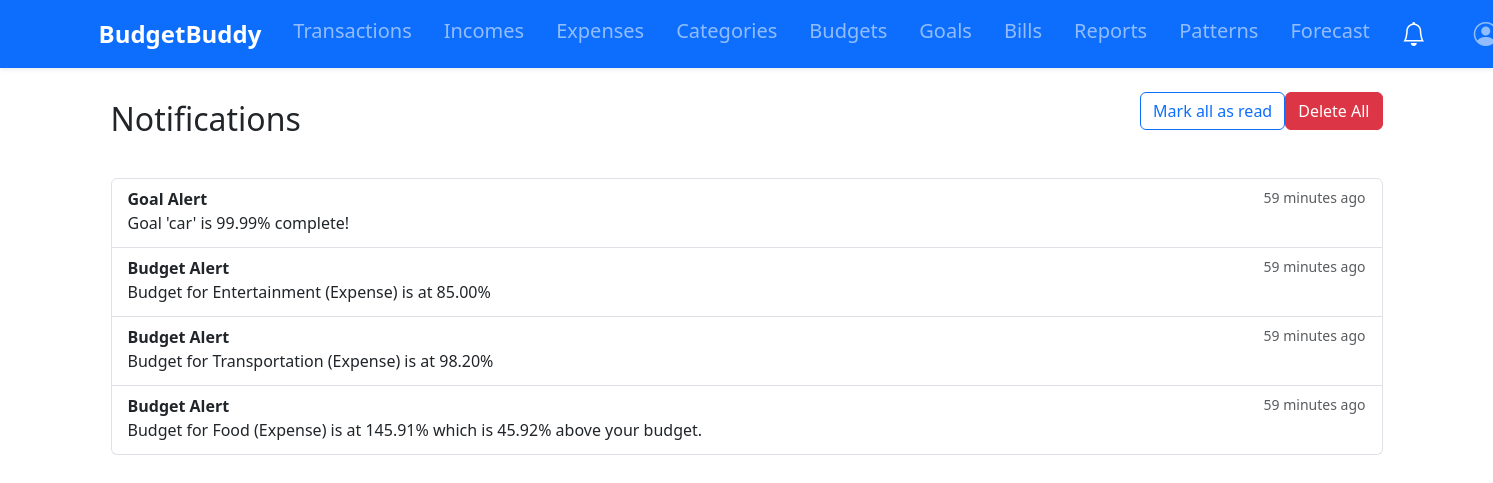
The app's page /notifications/ (signed in) with its own data.
### tracker/models.py (models this page shows)
class Notification(models.Model):
    user = models.ForeignKey(User, on_delete=models.CASCADE)
    message = models.CharField(max_length=255)
    is_read = models.BooleanField(default=False)
    created_at = models.DateTimeField(auto_now_add=True)
    notification_type = models.CharField(max_length=20, choices=[
        ('GOAL', 'Goal Alert'),
        ('BUDGET', 'Budget Alert'),
        ('BILL', 'Bill Reminder')
    ])
    last_sent = models.DateTimeField(auto_now_add=True)
    repeat_frequency = models.CharField(max_length=10, choices=[
        ('ONCE', 'Once'),
        ('DAILY', 'Daily'),
        ('WEEKLY', 'Weekly')
    ], default='ONCE')
    is_active = models.BooleanField(default=True)

### tracker/views.py (the view)
# urls.py: path('notifications/', notifications, name='notifications'),
@login_required
def notifications(request):
    if request.method == 'POST':
        pass
    check_budget_alerts(request.user)
    check_goal_alerts(request.user)
    check_bill_reminders(request.user)
    notifications = Notification.objects.filter(user=request.user).order_by('-created_at')
    unread_count = notifications.filter(is_read=False).count()
    return render(request, 'tracker/notifications.html', {
        'notifications': notifications,
        'unread_count': unread_count
    })

### tracker/context_processors.py (called while the page is built)
def notifications_count(request):
    if request.user.is_authenticated:
        return {
            'unread_notifications_count': Notification.objects.filter(
                user=request.user,
                is_read=False
            ).count()
        }
    return {'unread_notifications_count': 0}

### tracker/models.py (called while the page is built)
    def __str__(self):
        return f"{self.name} ({self.get_category_type_display()})"

    def progress(self):
        expenses = Transaction.objects.filter(
            user=self.user,
            category=self.category,
            date__gte=self.start_date,
            date__lte=self.end_date
        ).aggregate(total=models.Sum('amount'))['total'] or 0
        return (expenses / self.amount) * 100 if self.amount else 0

    def progress(self):
        return (self.current_amount / self.target_amount) * 100 if self.target_amount else 0

### tracker/utils.py (called while the page is built, shortened)
def should_send_notification(notification_type, user, message):
    now = timezone.now()
    threshold = {
        'BUDGET': timedelta(hours=12),
        'GOAL': timedelta(days=1),
        'BILL': timedelta(days=1)
    }.get(notification_type, timedelta(days=1))
    existing = Notification.objects.filter(
        user=user,
        notification_type=notification_type,
        message=message,
        is_active=True
    ).order_by('-last_sent').first()
    if not existing:
        return True
    if existing.repeat_frequency == 'ONCE':
        return False
    elif existing.repeat_frequency == 'DAILY' and (now - existing.last_sent) >= timedelta(days=1):
        return True
    elif existing.repeat_frequency == 'WEEKLY' and (now - existing.last_sent) >= timedelta(weeks=1):
        return True
    return False

def create_notification(user, message, notification_type, repeat_frequency='ONCE'):
    if should_send_notification(notification_type, user, message):
        Notification.objects.create(
            user=user,
            message=message,
            notification_type=notification_type,
            repeat_frequency=repeat_frequency
        )

def check_bill_reminders(user):
    try:
        prefs = NotificationPreference.objects.get(user=user)
    except NotificationPreference.DoesNotExist:
        prefs = NotificationPreference(user=user)
    if not prefs.bill_reminders:
        return
    upcoming_bills = Bill.objects.filter(
        user=user,
        is_paid=False,
        due_date__lte=timezone.now().date() + timedelta(days=prefs.bill_days_prior)
    )

### templates/tracker/notifications.html (shortened to what this page needs)
{% extends 'base.html' %}
{% block content %}
<div class="container">
    <div class="d-flex justify-content-between align-items-center mb-4">
        <h2>Notifications</h2>
        <div class="d-flex justify-content-between align-items-center mb-4">
            <a href="{% url 'mark_all_notification_read' %}" class="btn btn-outline-primary">
                 Mark all as read
            </a>
            <form method="POST" action="{% url 'clear_notifications' %}">
                <button type="submit" class="btn btn-danger"
                        onclick="return confirm('Permanently delete ALL notifications?')">
                     Delete All
                </button>
            </form>
        </div>
    </div>
    <div class="list-group">
        {% for notification in notifications %}
        <a href="{% url 'mark_notification_read' notification.id %}"
           class="list-group-item list-group-item-action {% if not notification.is_read %}list-group-item-info{% endif %}">
            <div class="d-flex justify-content-between">
                <div>
                    <strong>{{ notification.get_notification_type_display }}</strong>
                    <p class="mb-1">{{ notification.message }}</p>
                </div>
                <small class="text-muted">{{ notification.created_at|timesince }} ago</small>
            </div>
        </a>
        {% empty %}
        <div class="alert alert-info">No notifications</div>
        {% endfor %}
    </div>
</div>
{% endblock %}

### records on screen
Notification: notification_type "Goal Alert", message "Goal 'car' is 99.99% complete!", created_at "59 minutes"
Notification: notification_type "Budget Alert", message "Budget for Entertainment (Expense) is at 85.00%", created_at "59 minutes"
Notification: notification_type "Budget Alert", message "Budget for Transportation (Expense) is at 98.20%", created_at "59 minutes"
Notification: notification_type "Budget Alert", message "Budget for Food (Expense) is at 145.91% which is 45.92% above your budget.", created_at "59 minutes"
